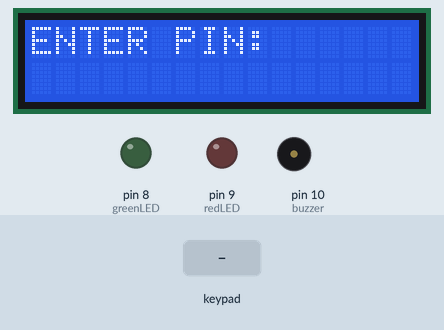
This sketch was run on a simulated Arduino Uno, built with avr-gcc and run on an emulated ATmega328P. Shown: 16×2 character LCD, output pins drawn as LEDs (lit = HIGH), buzzer (waves = sounding). The inputs (shaded band) are chosen by the test bench.

Above: at 1.2 s.
1.3 s: keypad keys 1 2 3 4 pressed 0.4 s apart
At 3.0 s:
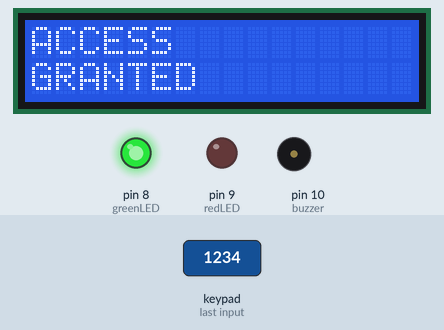
5.9 s: keypad keys 1 3 9 7 pressed 0.4 s apart
At 8.0 s:
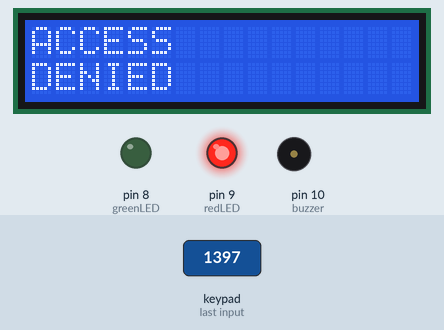
10.5 s: key '1' pressed
At 11.2 s:
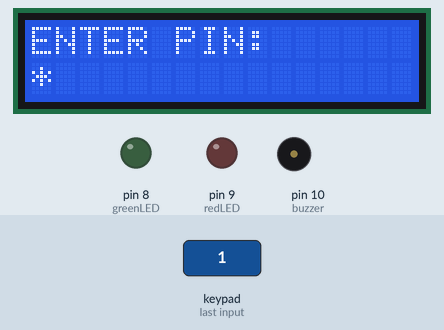
12.0 s: key '2' pressed
At 12.3 s:
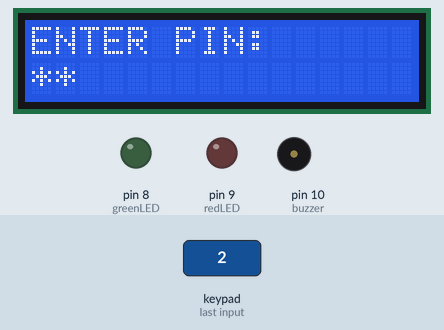
Timing chart, 0 to 14.5 s (numbered marks = the images above; inputs shaded):
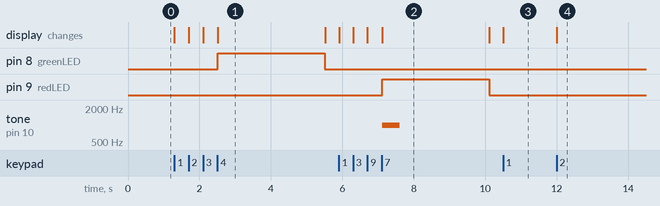

Measured:
- after the input at 1.3 s, pin 8 (greenLED): LOW → HIGH after 1.2 s, → LOW 3.0 s later; the display: first changes at once (image 1 shows a later state)
- after the input at 5.9 s, pin 9 (redLED): LOW → HIGH after 1.2 s, → LOW 3.0 s later; tone on pin 10 (buzzer): silent → 1000 Hz after 1.2 s, → silent 0.50 s later; the display: first changes at once (image 2 shows a later state)
- after the input at 10.5 s, the display: changes at once (image 3)
- after the input at 12.0 s, the display: changes at once (image 4)
- what the display in image 1 shows lasts 3.0 s, from 2.5 s to 5.5 s

The sketch:

keypad_lcd_access_system.ino
```cpp
/*
  Project - Keypad + LCD Password Protected Access System
  Name - Rajan Nanda
  Date - 6-7-2026
  Components:
  - Arduino Uno
  - 4x4 Membrane Keypad
  - 16x2 LCD
  - Green LED
  - Red LED
  - Active Buzzer

  Features:
  - LCD displays "ENTER PIN:"
  - User enters a 4-digit PIN
  - Correct PIN -> ACCESS GRANTED + Green LED
  - Wrong PIN -> ACCESS DENIED + Red LED + Buzzer
  - System locks for 10 seconds after 3 incorrect attempts
*/

#include <Keypad.h>
#include <LiquidCrystal.h>

// LCD Pins (RS, EN, D4, D5, D6, D7)
LiquidCrystal lcd(12, 11, 5, 4, 3, 2);

// Keypad
const byte ROWS = 4;
const byte COLS = 4;

char keys[ROWS][COLS] = {
  {'1','2','3','A'},
  {'4','5','6','B'},
  {'7','8','9','C'},
  {'*','0','#','D'}
};

byte rowPins[ROWS] = {A0, A1, A2, A3};
byte colPins[COLS] = {A4, A5, 6, 7};

Keypad keypad = Keypad(makeKeymap(keys), rowPins, colPins, ROWS, COLS);

// Outputs
const int greenLED = 8;
const int redLED = 9;
const int buzzer = 10;

// Password
String password = "1234";
String input = "";

int attempts = 0;

void setup() {

  pinMode(greenLED, OUTPUT);
  pinMode(redLED, OUTPUT);
  pinMode(buzzer, OUTPUT);

  lcd.begin(16,2);
  lcd.print("ENTER PIN:");
  lcd.setCursor(0,1);
}

void loop() {

  char key = keypad.getKey();

  if(key){

    lcd.print("*");
    input += key;

    if(input.length() == 4){

      if(input == password){

        lcd.clear();
        lcd.print("ACCESS");
        lcd.setCursor(0,1);
        lcd.print("GRANTED");

        digitalWrite(greenLED,HIGH);

        delay(3000);

        digitalWrite(greenLED,LOW);

        attempts = 0;

      }else{

        lcd.clear();
        lcd.print("ACCESS");
        lcd.setCursor(0,1);
        lcd.print("DENIED");

        digitalWrite(redLED,HIGH);

        tone(buzzer,1000,500);

        delay(3000);

        digitalWrite(redLED,LOW);

        attempts++;

        if(attempts >= 3){

          lcd.clear();
          lcd.print("SYSTEM LOCKED");
          lcd.setCursor(0,1);
          lcd.print("WAIT 10 SEC");

          delay(10000);

          attempts = 0;
        }
      }

      input = "";

      lcd.clear();
      lcd.print("ENTER PIN:");
      lcd.setCursor(0,1);
    }
  }
}
```
